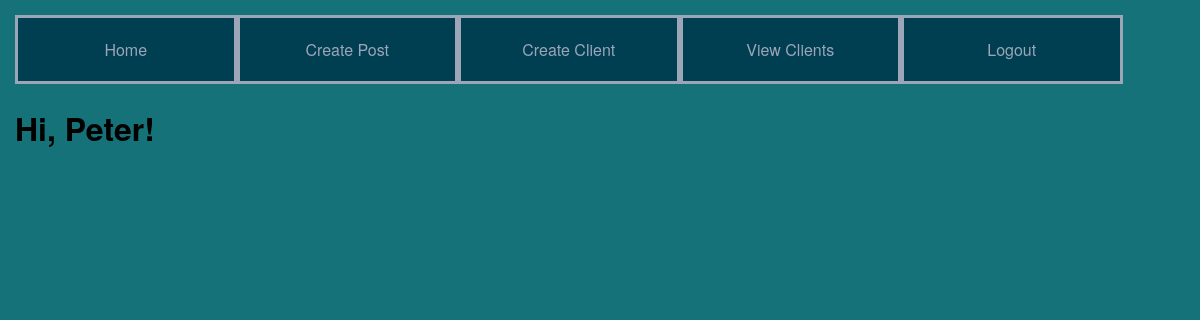
The page /index (signed in) on the database as committed earlier.
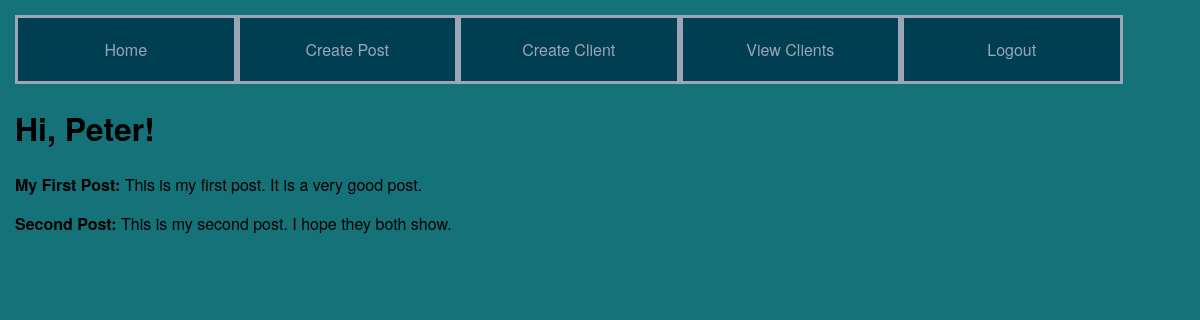
The same page on the database as committed later.
### app/models.py (models this page shows, shortened)
class Post(db.Model):
	id = db.Column(db.Integer, primary_key = True)
	title = db.Column(db.String(30))
	body = db.Column(db.String(140))
	timestamp = db.Column(db.DateTime, index = True, default = datetime.utcnow)
	user_id = db.Column(db.Integer, db.ForeignKey('user.id'))

### app/routes.py (the view)
@app.route('/')
@app.route('/index')
@login_required
def index():
	posts = Post.query.filter_by(user_id = current_user.id)
	return render_template('index.html', title='Home', posts=posts)

### app/models.py (called while the page is built)
@login.user_loader
def load_user(id):
	return User.query.get(int(id))

### app/templates/index.html
{% extends "base.html" %}
{% block content %}
    <h1>Hi, {{ current_user.username }}!</h1>
    {% for post in posts %}
    <div><p><b>{{ post.title }}:</b> {{ post.body }}</p></div>
    {% endfor %}
{% endblock %}

Rows that differ between the two databases and show on the page:
added Post: title "My First Post", body "This is my first post. It is a very good post."
added Post: title "Second Post", body "This is my second post. I hope they both show."
